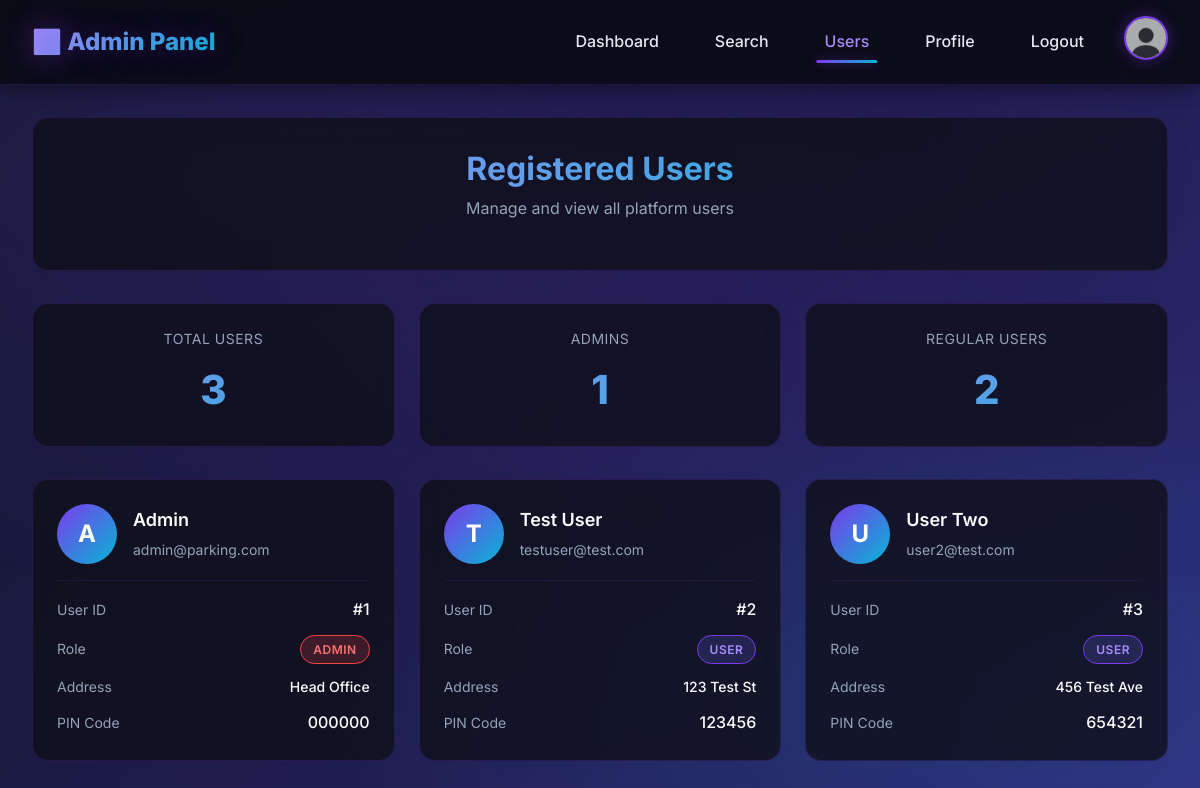
The page /admin/admin/users (signed in) on the database its author committed.
### models/models.py (models this page shows, shortened)
class User(db.Model, UserMixin):
    id = db.Column(db.Integer, primary_key=True)
    email = db.Column(db.String(150), unique=True, nullable=False)
    password = db.Column(db.String(255), nullable = False)
    full_name = db.Column(db.String(100))
    address = db.Column(db.String(200))
    pincode = db.Column(db.String(10))
    role = db.Column(db.String(10), default='user')  # 'user' or 'admin'

### controllers/admin_controller.py (the view)
@admin_bp.route('/admin/users')
@login_required
def view_users():
    users = User.query.all()
    return render_template('admin_users.html', users=users)

### controllers/auth_controller.py (called while the page is built)
@login_manager.user_loader
def load_user(user_id):
    return User.query.get(int(user_id))

### templates/admin_users.html (shortened to what this page needs)
<!DOCTYPE html>
<html lang="en">
<head>
  <link rel="stylesheet" href="/static/style.css">
</head>
<body>
  <nav class="navbar">
    <div class="navbar-container">
      <div class="navbar-brand">🅿️ Admin Panel</div>
      <ul class="navbar-nav">
        <li><a href="{{ url_for('admin.dashboard') }}" class="nav-link">Dashboard</a></li>
        <li><a href="{{ url_for('admin.admin_search') }}" class="nav-link">Search</a></li>
        <li><a href="{{ url_for('admin.view_users') }}" class="nav-link active">Users</a></li>
        <li><a href="{{ url_for('dashboard.edit_profile') }}" class="nav-link">Profile</a></li>
        <li><a href="{{ url_for('auth.logout') }}" class="nav-link">Logout</a></li>
        <li>
          <a href="{{ url_for('dashboard.edit_profile') }}">
            <img src="/static/profile pics.png" alt="Admin" class="profile-avatar">
          </a>
        </li>
      </ul>
    </div>
  </nav>
  <div class="users-container">
    <div class="users-header animate-fadeIn">
      <h1 class="users-title">Registered Users</h1>
      <p class="users-subtitle">Manage and view all platform users</p>
    </div>
    <div class="stats-row animate-fadeIn">
      <div class="stat-card">
        <div class="stat-label">Total Users</div>
        <div class="stat-value">{{ users | length }}</div>
      </div>
      <div class="stat-card">
        <div class="stat-label">Admins</div>
        <div class="stat-value">{{ users | selectattr('role', 'equalto', 'admin') | list | length }}</div>
      </div>
      <div class="stat-card">
        <div class="stat-label">Regular Users</div>
        <div class="stat-value">{{ users | selectattr('role', 'equalto', 'user') | list | length }}</div>
      </div>
    </div>
    {% if users %}
    <div class="users-grid animate-fadeIn">
      {% for user in users %}
      <div class="user-card">
        <div class="user-header">
          <div class="user-avatar">
            {{ user.full_name[0].upper() if user.full_name else user.email[0].upper() }}
          </div>
          <div class="user-info">
            <div class="user-name">{{ user.full_name }}</div>
            <div class="user-email">{{ user.email }}</div>
          </div>
        </div>
        <div class="user-details">
          <div class="detail-row">
            <span class="detail-label">User ID</span>
            <span class="detail-value">#{{ user.id }}</span>
          </div>
          <div class="detail-row">
            <span class="detail-label">Role</span>
            <span class="role-badge {% if user.role == 'admin' %}role-admin{% else %}role-user{% endif %}">
              {{ user.role }}
            </span>
          </div>
          <div class="detail-row">
            <span class="detail-label">Address</span>
            <span class="detail-value" style="font-size: 0.875rem; text-align: right;">{{ user.address }}</span>
          </div>
          <div class="detail-row">
            <span class="detail-label">PIN Code</span>
            <span class="detail-value">{{ user.pincode }}</span>
          </div>
        </div>
      </div>
      {% endfor %}
    </div>
    {% else %}
    <div class="empty-state animate-fadeIn">
      <div class="empty-state-icon">👥</div>
      <p>No users registered yet.</p>
    </div>
    {% endif %}
  </div>
</body>
</html>

### templates/admin_users.html (style rules this page uses)
body { background: linear-gradient(135deg, #0f172a 0%, #1e1b4b 50%, #312e81 100%); min-height: 100vh; padding-bottom: 3rem; }
.users-container { max-width: 1400px; margin: 0 auto; padding: 2rem; animation: fadeIn 0.5s ease; }
.users-header { background: var(--bg-card); backdrop-filter: blur(12px); border: 1px solid var(--border); border-radius: var(--radius-lg); padding: 2rem; margin-bottom: 2rem; text-align: center; }
.users-title { font-size: 2rem; font-weight: 700; background: linear-gradient(135deg, var(--primary-light), var(--accent)); -webkit-background-clip: text; -webkit-text-fill-color: transparent; background-clip: text; margin-bottom: 0.5rem; }
.users-subtitle { color: var(--text-muted); }
.stats-row { display: grid; grid-template-columns: repeat(auto-fit, minmax(200px, 1fr)); gap: 1.5rem; margin-bottom: 2rem; }
.stat-card { background: var(--bg-card); backdrop-filter: blur(8px); border: 1px solid var(--border); border-radius: var(--radius-lg); padding: 1.5rem; text-align: center; transition: all var(--transition-base); }
.stat-label { color: var(--text-muted); font-size: 0.875rem; text-transform: uppercase; letter-spacing: 0.5px; margin-bottom: 0.5rem; }
.stat-value { font-size: 2.5rem; font-weight: 800; background: linear-gradient(135deg, var(--primary-light), var(--accent)); -webkit-background-clip: text; -webkit-text-fill-color: transparent; background-clip: text; }
.users-grid { display: grid; grid-template-columns: repeat(auto-fill, minmax(350px, 1fr)); gap: 1.5rem; }
.user-card { background: var(--bg-card); backdrop-filter: blur(8px); border: 1px solid var(--border); border-radius: var(--radius-lg); padding: 1.5rem; transition: all var(--transition-base); position: relative; overflow: hidden; }
.user-card::before { content: ''; position: absolute; top: 0; left: 0; right: 0; height: 4px; background: linear-gradient(90deg, var(--primary), var(--accent)); opacity: 0; transition: opacity var(--transition-base); }
.user-header { display: flex; align-items: center; gap: 1rem; margin-bottom: 1rem; padding-bottom: 1rem; border-bottom: 1px solid var(--border-light); }
.user-avatar { width: 60px; height: 60px; border-radius: 50%; background: linear-gradient(135deg, var(--primary), var(--accent)); display: flex; align-items: center; justify-content: center; font-size: 1.5rem; font-weight: 700; color: white; flex-shrink: 0; }
.user-info { flex: 1; min-width: 0; }
.user-name { font-size: 1.125rem; font-weight: 600; color: var(--text-primary); margin-bottom: 0.25rem; overflow: hidden; text-overflow: ellipsis; white-space: nowrap; }
.user-email { font-size: 0.875rem; color: var(--text-muted); overflow: hidden; text-overflow: ellipsis; white-space: nowrap; }
.user-details { margin-top: 1rem; }
.detail-row { display: flex; justify-content: space-between; align-items: center; margin-bottom: 0.75rem; }
.detail-row:last-child { margin-bottom: 0; }
.detail-label { color: var(--text-muted); font-size: 0.875rem; }
.detail-value { color: var(--text-primary); font-weight: 500; }
.role-badge { display: inline-flex; align-items: center; padding: 4px 12px; font-size: 0.75rem; font-weight: 600; border-radius: var(--radius-full); text-transform: uppercase; letter-spacing: 0.5px; }
.role-admin { background: rgba(239, 68, 68, 0.2); color: var(--danger-light); border: 1px solid var(--danger); }
.role-user { background: rgba(99, 102, 241, 0.2); color: var(--primary-light); border: 1px solid var(--primary); }

### rows shown on the page
User: full_name "A", full_name "Admin", email "admin@parking.com", id "1", role "ADMIN", address "Head Office", pincode "000000"
User: full_name "T", full_name "Test User", email "testuser@test.com", id "2", role "USER", address "123 Test St", pincode "123456"
User: full_name "U", full_name "User Two", email "user2@test.com", id "3", role "USER", address "456 Test Ave", pincode "654321"

### other values the page prints
{{ users | length }} "3"
{{ users | selectattr('role', 'equalto', 'admin') | list | length }} "1"
{{ users | selectattr('role', 'equalto', 'user') | list | length }} "2"
